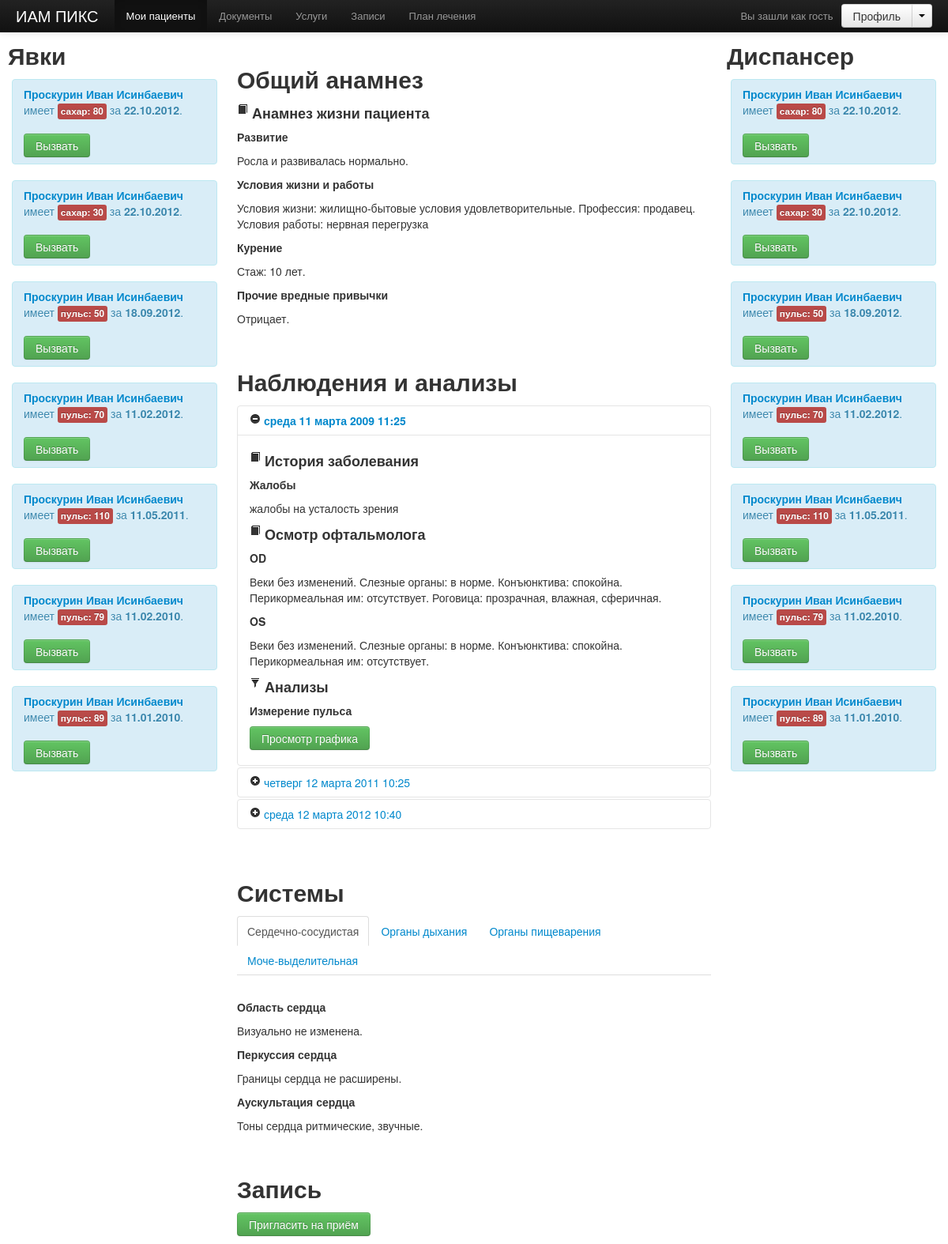
Page /demo/show.php on the committed database.
### tables this page shows
CREATE TABLE IF NOT EXISTS `parameters` (
  `id` int(11) NOT NULL AUTO_INCREMENT,
  `value` varchar(10) DEFAULT NULL,
  `closed` tinyint(1) DEFAULT '0',
  `sent` tinyint(1) DEFAULT '0',
  `date` timestamp NOT NULL DEFAULT CURRENT_TIMESTAMP ON UPDATE CURRENT_TIMESTAMP,
  `parameter_type_id` int(11) NOT NULL,
  `patient_id` int(11) NOT NULL,
  `preparation_id` int(11) NOT NULL,
  `parameter_norm_id` int(11) NOT NULL,
  PRIMARY KEY (`id`),
  KEY `parameter_types_id_FK_1` (`parameter_type_id`),
  KEY `parameter_types_id_FK_2` (`patient_id`),
  KEY `preparation_id_FK_2` (`preparation_id`),
  KEY `parameter_types_id_FK_6` (`parameter_norm_id`)
);

CREATE TABLE IF NOT EXISTS `patients` (
  `id` int(11) NOT NULL AUTO_INCREMENT,
  `first_name` varchar(300) NOT NULL,
  `last_name` varchar(120) DEFAULT NULL,
  `patronymic` varchar(120) DEFAULT NULL,
  `sex` varchar(1) DEFAULT NULL,
  `document` text,
  `address` text NOT NULL,
  `phone` varchar(50) DEFAULT NULL,
  `mobile_phone` varchar(30) DEFAULT NULL,
  `mobile_phone_second` varchar(30) DEFAULT NULL,
  `desease` text,
  `date_birth` date NOT NULL,
  PRIMARY KEY (`id`)
);

### demo/functions.php (called while the page is built, shortened)
<?php
function query($value) {
    $sql = mysql_query($value);
    return $sql;
}
function get_patient()
{
    $sql = query("select * from patients where id = '".$_GET['patient_id']."' limit 1");
    while($records = mysql_fetch_assoc($sql))
    $new_records[] = $records;
    return $new_records;
}
function notifs()
{
    $sql = query("SELECT distinct(parameters.id) as id, patients.last_name, patients.id as uid, patients.first_name, patients.patronymic,
    parameters.date as date, parameters.value,
    (select LOWER(parameter_types.name) from parameter_types where parameters.parameter_type_id = parameter_types.id limit 1) as name,
    (select parameter_types.code from parameter_types where parameters.parameter_type_id = parameter_types.id limit 1) as code
    FROM parameters, parameter_norms, patients
    WHERE (value < start_norm OR value > end_norm) AND YEAR(date) >= '2010' AND YEAR(date) <= '2012' AND (parameter_norm_id = parameter_norms.id
    AND patients.id = parameters.patient_id) ORDER BY date DESC");
    while($record = mysql_fetch_assoc($sql))
    $records[] = $record;
    return $records;
}

### demo/includes/notifications.php (the view, shortened to what this page needs)
<?php
$patients = notifs();
$str = explode(';', $_COOKIE['messages']);
$sent = explode(';', $_COOKIE['sent']);
$closed = explode(';', $_COOKIE['closed']);
for($i=0;$i<count($patients); $i++) {
    $id = $patients[$i]['id'];
    if(!in_array($id, $sent) && !in_array($id, $closed))  { ?>
    <div class="alert
    <?php if(in_array($id, $str)) { echo 'alert-success'; } else { echo 'alert-info'; } ?>" id="<?=$id?>">
            <a href="/demo/show.php?patient_id=<?=$patients[$i]['uid']?>" id="<?=$patients[$i]['uid']?>" class="js-chart-link js-name" rel="tooltip" data-original-title="Просмотреть график по <?=$patients[$i]['name']?>у">
                <strong>
                    <?=$patients[$i]['last_name'] .' '. $patients[$i]['first_name'] .' '. $patients[$i]['patronymic']?>
                </strong>
            </a>
         имеет <span class="label label-important"><?=$patients[$i]['name']?>: <?=$patients[$i]['value']?></span> за
        <b><?=date("d.m.Y",strtotime($patients[$i]['date']))?></b>.
        <br><br>
        <?php if(!in_array($id, $str)) { ?>
            <button type="button" class="btn btn-success submit" data-toggle="modal" href="#myModal">Вызвать</button>
        <?php } ?>
    </div>
<?php }  } ?>

### demo/css/main.css (style rules this page uses)
body .alert { position: relative; padding-right: 10px; }

### demo/css/docs.css (style rules this page uses)
body { position: relative; padding-top: 40px; }

### rows in the picture
parameters: patient.last_name "Проскурин", patient.first_name "Иван", patient.patronymic "Исинбаевич", name "сахар", value "80", date "22.10.2012", shows "Вызвать"
parameters: patient.last_name "Проскурин", patient.first_name "Иван", patient.patronymic "Исинбаевич", name "сахар", value "30", date "22.10.2012", shows "Вызвать"
parameters: patient.last_name "Проскурин", patient.first_name "Иван", patient.patronymic "Исинбаевич", name "пульс", value "50", date "18.09.2012", shows "Вызвать"
parameters: patient.last_name "Проскурин", patient.first_name "Иван", patient.patronymic "Исинбаевич", name "пульс", value "70", date "11.02.2012", shows "Вызвать"
parameters: patient.last_name "Проскурин", patient.first_name "Иван", patient.patronymic "Исинбаевич", name "пульс", value "110", date "11.05.2011", shows "Вызвать"
parameters: patient.last_name "Проскурин", patient.first_name "Иван", patient.patronymic "Исинбаевич", name "пульс", value "79", date "11.02.2010", shows "Вызвать"
parameters: patient.last_name "Проскурин", patient.first_name "Иван", patient.patronymic "Исинбаевич", name "пульс", value "89", date "11.01.2010", shows "Вызвать"
